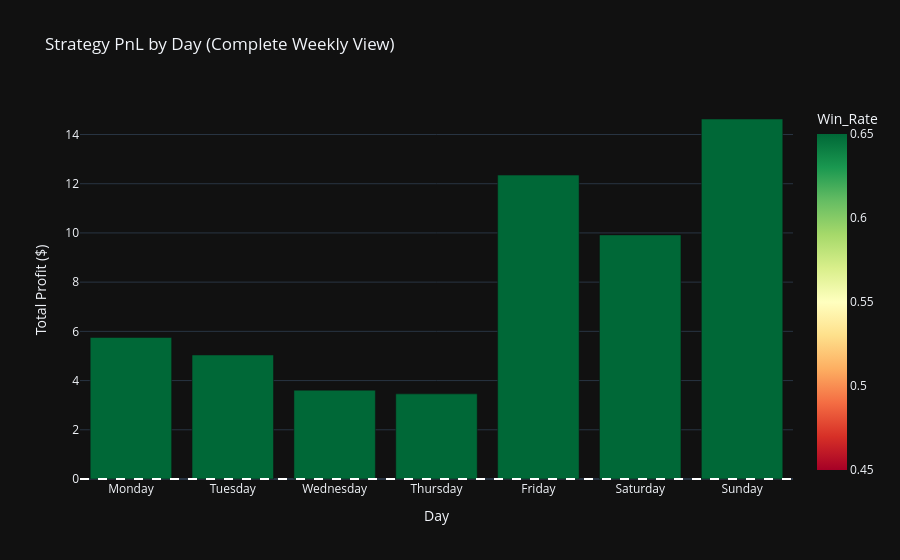

Write notebook code for a chart like this one.
### Code cell
# Cell 10 (Weekday vs. Weekend Seasonality - Detailed Summary)
import plotly.express as px
import pandas as pd

# 1. ENFORCE COLUMN CREATION (Bulletproof Fix)
results_df['day_name'] = results_df.index.day_name()
results_df['dayofweek'] = results_df.index.dayofweek

# 2. Master Calendar for proper ordering
day_order = ['Monday', 'Tuesday', 'Wednesday', 'Thursday', 'Friday', 'Saturday', 'Sunday']
all_days = pd.DataFrame({'day_name': day_order, 'dayofweek': range(7)})

# 1. Filter to only rows where a trade was taken
active_trades = results_df[results_df['Signal'] != 0].copy()

if not active_trades.empty:
    # 2. CALCULATE PnL BEFORE AGGREGATING (Adjust payouts if needed)
    win_payout, loss_payout = 0.43, -0.57
    
    active_trades['PnL'] = np.where(active_trades['Signal'] == 1, 
                              np.where(active_trades['target'] == 1, win_payout, loss_payout),
                              np.where(active_trades['Signal'] == -1,
                                       np.where(active_trades['target'] == 0, win_payout, loss_payout), 0))

    # 3. Now GroupBy will work because 'PnL' exists
    daily_stats = active_trades.groupby(['dayofweek', 'day_name']).agg(
        Total_Trades=('Signal', 'count'),
        Win_Rate=('PnL', lambda x: (x > 0).mean()),
        Total_PnL=('PnL', 'sum')
    ).reset_index()
    
    # 4. MERGE with All-Days (Ensures Mon-Sun view)
    daily_performance = pd.merge(all_days, daily_stats, on=['dayofweek', 'day_name'], how='left').fillna(0)
    
    
    # 5. Visual Display
    fig = px.bar(daily_performance.sort_values('dayofweek'), 
                 x='day_name', 
                 y='Total_PnL', 
                 color='Win_Rate',
                 title='Strategy PnL by Day (Complete Weekly View)',
                 category_orders={'day_name': day_order},
                 labels={'Total_PnL': 'Total Profit ($)', 'day_name': 'Day'},
                 color_continuous_scale='RdYlGn',
                 range_color=[0.45, 0.65],
                 template='plotly_dark')
    fig.add_hline(y=0, line_dash="dash", line_color="white")
    fig.show()

    # 6. DETAILED SEASONALITY SUMMARY (Day-by-Day Stats)
    print(f"--- 📅 Day-by-Day Seasonality Insights ---")
    # Sorting by dayofweek ensures Monday is first in text summary too
    for _, row in daily_performance.sort_values('dayofweek').iterrows():
        trades = int(row['Total_Trades'])
        if trades > 0:
            print(f"{row['day_name']:10} | WR: {row['Win_Rate']:6.2%} | Trades: {trades:4} | PnL: ${row['Total_PnL']:8.2f}")
        else:
            print(f"{row['day_name']:10} | No trades approved.")
            
    # 7. Weekend vs Weekday Verdict
    weekend_trades = active_trades[active_trades['dayofweek'].isin([5, 6])]
    weekday_trades = active_trades[~active_trades['dayofweek'].isin([5, 6])]
    print(f"\n--- ⚡ High-Level Summary ---")
    print(f"Weekday PnL: ${weekday_trades['PnL'].sum():.2f} (WR: {weekday_trades['PnL'].gt(0).mean():.2%})")
    print(f"Weekend PnL: ${weekend_trades['PnL'].sum():.2f} (WR: {weekend_trades['PnL'].gt(0).mean():.2%})")
else:
    print("⚠️ No trades approved in backtest. Adjust threshold or run Cell 5 again.")

### Figure 1 — Plotly figure (JSON) as saved in the notebook; plotly's stock layout.template omitted (floating-point values rounded to 4 significant figures)
{"data": [{"hovertemplate": "Day=%{x}<br>Total Profit ($)=%{y}<br>Win_Rate=%{marker.color}<extra></extra>", "legendgroup": "", "marker": {"color": [0.8, 0.75, 0.7037, 0.7273, 0.8444, 0.7955, 0.9268], "coloraxis": "coloraxis", "pattern": {"shape": ""}}, "name": "", "orientation": "v", "showlegend": false, "textposition": "auto", "type": "bar", "x": ["Monday", "Tuesday", "Wednesday", "Thursday", "Friday", "Saturday", "Sunday"], "xaxis": "x", "y": [5.75, 5.04, 3.61, 3.46, 12.35, 9.92, 14.63], "yaxis": "y"}], "layout": {"barmode": "relative", "coloraxis": {"cmax": 0.65, "cmin": 0.45, "colorbar": {"title": {"text": "Win_Rate"}}, "colorscale": [[0, "rgb(165,0,38)"], [0.1, "rgb(215,48,39)"], [0.2, "rgb(244,109,67)"], [0.3, "rgb(253,174,97)"], [0.4, "rgb(254,224,139)"], [0.5, "rgb(255,255,191)"], [0.6, "rgb(217,239,139)"], [0.7, "rgb(166,217,106)"], [0.8, "rgb(102,189,99)"], [0.9, "rgb(26,152,80)"], [1, "rgb(0,104,55)"]]}, "legend": {"tracegroupgap": 0}, "shapes": [{"line": {"color": "white", "dash": "dash"}, "type": "line", "x0": 0, "x1": 1, "xref": "x domain", "y0": 0, "y1": 0, "yref": "y"}], "title": {"text": "Strategy PnL by Day (Complete Weekly View)"}, "xaxis": {"anchor": "y", "categoryarray": ["Monday", "Tuesday", "Wednesday", "Thursday", "Friday", "Saturday", "Sunday"], "categoryorder": "array", "domain": [0, 1], "title": {"text": "Day"}}, "yaxis": {"anchor": "x", "domain": [0, 1], "title": {"text": "Total Profit ($)"}}}}
